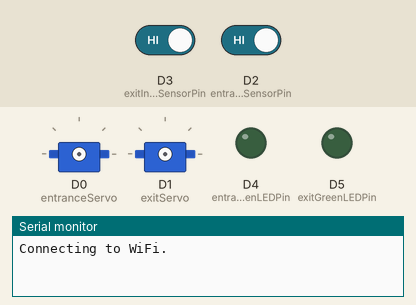
A sketch run on a simulated ESP8266 (NodeMCU). On the bench: 2 × servo, output pins drawn as LEDs (lit = HIGH), the last lines printed to the serial monitor. The test bench sets the inputs (shaded band); at power-on: D3 (exitInfraredSensorPin) HIGH, D2 (entranceInfraredSensorPin) HIGH. WiFi joins after 1.5 s; servers stay silent unless stated; the Firebase database answers and starts empty.

Above: at 0.1 s.
At 2.7 s:
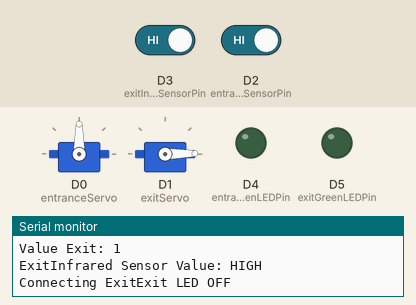
2.8 s: D3 (exitInfraredSensorPin) driven LOW
4.9 s: D2 (entranceInfraredSensorPin) driven LOW
Timing chart, 0 to 7.9 s (numbered marks = the images above; inputs shaded):
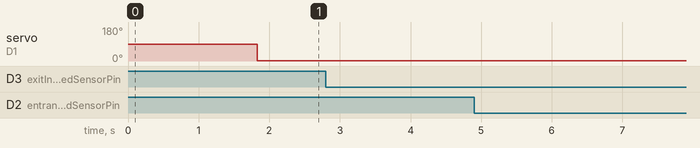

The sketch:

nodemcu.ino
```cpp
#include <ESP8266WiFi.h>
#include <FirebaseArduino.h>
#include <Servo.h>

#define FIREBASE_HOST "skripsi-ba-parkir-99-default-rtdb.asia-southeast1.firebasedatabase.app"
#define FIREBASE_AUTH "leG7Sro0Irph334F4rSayx5I6rJOgdAUhFhLLHZ1"
#define WIFI_SSID "nt"
#define WIFI_PASSWORD "abogoboga"

Servo entranceServo;
Servo exitServo;
int entranceServoPosition = 1;
int exitServoPosition = 90;

int entranceInfraredSensorPin = D2;
int exitInfraredSensorPin = D3;

const int entranceGreenLEDPin = D4;
const int exitGreenLEDPin = D5;

const String ALLOWED_UID = "h08P4LepcqgAy0OmVROZxI0ppIw1";

void setup() {
  Serial.begin(9600);

  Serial.print("Connecting to WiFi");
  WiFi.begin(WIFI_SSID, WIFI_PASSWORD);

  while (WiFi.status() != WL_CONNECTED) {
    Serial.print(".");
    delay(500);
  }

  Serial.println();
  Serial.print("Connected to WiFi. IP Address: ");
  Serial.println(WiFi.localIP());

  Serial.print("Connecting to Firebase");
  Firebase.begin(FIREBASE_HOST, FIREBASE_AUTH);
  Serial.println("Connected to Firebase");

  digitalWrite(entranceGreenLEDPin, LOW);
  digitalWrite(exitGreenLEDPin, LOW);

  pinMode(entranceGreenLEDPin, OUTPUT);
  pinMode(exitGreenLEDPin, OUTPUT);

  pinMode(entranceInfraredSensorPin, INPUT);
  pinMode(exitInfraredSensorPin, INPUT);

  entranceServo.attach(D0);
  exitServo.attach(D1);
}

void loop() {

  int entranceRequestedPosition = Firebase.getInt("entranceGate/" + ALLOWED_UID + "/value");
  entranceRequestedPosition = constrain(entranceRequestedPosition, 1, 90);

  Serial.print("Value Entrance: ");
  Serial.println(entranceRequestedPosition);

  int entranceInfraredSensorValue = digitalRead(entranceInfraredSensorPin);
  Serial.print("EntranceInfrared Sensor Value: ");
  Serial.println(entranceInfraredSensorValue == LOW ? "LOW" : "HIGH");

  if (entranceRequestedPosition != entranceServoPosition) {

    Serial.print("Connecting Entrance");
    entranceServoPosition = entranceRequestedPosition;
    entranceServo.write(entranceServoPosition);

    if (entranceRequestedPosition == 1) {
      digitalWrite(entranceGreenLEDPin, HIGH);
      Serial.println("Entrance LED ON");
    } else {
      digitalWrite(entranceGreenLEDPin, LOW);
      Serial.println("Entrance LED OFF");
    }

  }

  if (entranceInfraredSensorValue == LOW) {
    Firebase.remove("entranceGate/" + ALLOWED_UID);
    Firebase.setInt("entranceGate/" + ALLOWED_UID + "/value", 90);
    Serial.println("Detect Entrance");
  }

  int exitRequestedPosition = Firebase.getInt("exitGate/" + ALLOWED_UID + "/value");
  exitRequestedPosition = constrain(exitRequestedPosition, 1, 90);

  Serial.print("Value Exit: ");
  Serial.println(exitRequestedPosition);

  int exitInfraredSensorValue = digitalRead(exitInfraredSensorPin);
  Serial.print("ExitInfrared Sensor Value: ");
  Serial.println(exitInfraredSensorValue == LOW ? "LOW" : "HIGH");

  if (exitRequestedPosition != exitServoPosition) {

    Serial.print("Connecting Exit");
    exitServoPosition = exitRequestedPosition;
    exitServo.write(exitServoPosition);

    if (exitRequestedPosition == 90) {
      digitalWrite(exitGreenLEDPin, HIGH);
      Serial.println("Exit LED ON");
    } else {
      digitalWrite(exitGreenLEDPin, LOW);
      Serial.println("Exit LED OFF");
    }

  }

  if (exitInfraredSensorValue == LOW) {
    Firebase.remove("exitGate/" + ALLOWED_UID);
    Firebase.setInt("exitGate/" + ALLOWED_UID + "/value", 1);
    Serial.println("Detect Exit");
  }

  delay(1000);
}
```
